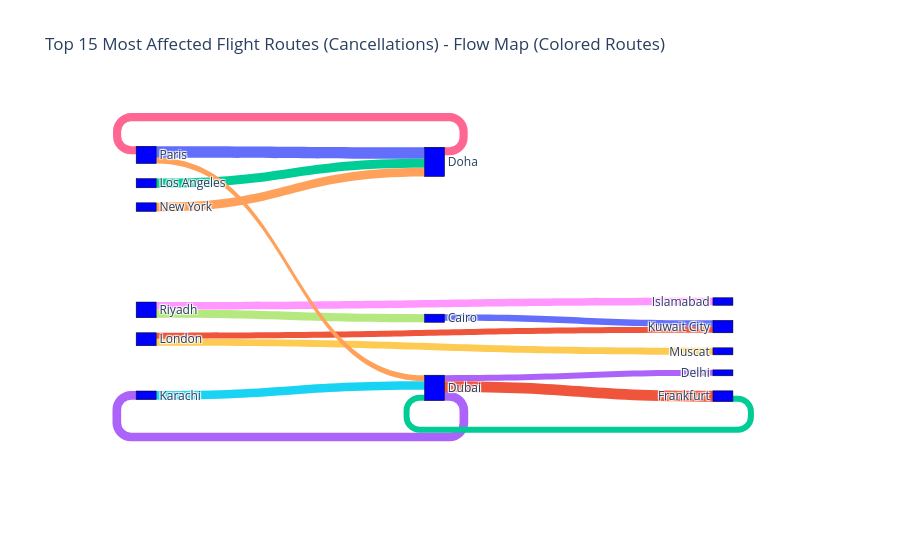

The cell this chart's notebook holds for it:
### Code cell
print("="*200)
print("Flight Cancellations top 10 routes")
print("="*200)

# flight cancellation for each origin
origin_count = flight_cancellation.groupby('origin')['flight_number'].count().reset_index(name='origin_count')
# flight cancellation for each destination
destination_count = flight_cancellation.groupby('destination')['flight_number'].count().reset_index(name='destination_count')

# calculating flight cancellation for origin and destination
origin_destination = pd.merge(origin_count, destination_count, left_on='origin', right_on='destination', how='outer')

# Map Flow (Sankey) for Top 15 Routes by Cancellation Count with Different Colors
import plotly.graph_objects as go
import plotly.colors as pc

# Prepare data: top 15 most affected routes
route_counts = (
    flight_cancellation.groupby(['origin', 'destination'])['flight_number']
    .count()
    .reset_index(name='cancellation_count')
    .sort_values(by='cancellation_count', ascending=False)
)
top_routes = route_counts.head(15)

# Create unique list of airports for node labels
unique_airports = list(set(top_routes['origin']).union(set(top_routes['destination'])))
label_index = {airport: idx for idx, airport in enumerate(unique_airports)}

# Sankey diagram source, target, value
sources = top_routes['origin'].map(label_index)
targets = top_routes['destination'].map(label_index)
values = top_routes['cancellation_count']

# Assign a different color for each route
route_colors = pc.qualitative.Plotly * ((len(top_routes) // len(pc.qualitative.Plotly)) + 1)
link_colors = route_colors[:len(top_routes)]

fig = go.Figure(data=[
    go.Sankey(
        node=dict(
            pad=15,
            thickness=20,
            line=dict(color="black", width=0.5),
            label=unique_airports,
            color="blue"
        ),
        link=dict(
            source=sources,
            target=targets,
            value=values,
            color=link_colors
        )
    )
])

fig.update_layout(title_text="Top 15 Most Affected Flight Routes (Cancellations) - Flow Map (Colored Routes)", font_size=12)
fig.show()

### Figure 1 — Plotly figure (JSON) as saved in the notebook; plotly's stock layout.template omitted (floating-point values rounded to 4 significant figures)
{"data": [{"link": {"color": ["#636EFA", "#EF553B", "#00CC96", "#AB63FA", "#FFA15A", "#19D3F3", "#FF6692", "#B6E880", "#FF97FF", "#FECB52", "#636EFA", "#EF553B", "#00CC96", "#AB63FA", "#FFA15A"], "source": [1, 6, 3, 6, 0, 2, 7, 8, 8, 13, 4, 13, 11, 6, 1], "target": [7, 11, 7, 2, 7, 6, 1, 4, 9, 12, 10, 10, 6, 5, 6], "value": [21, 20, 17, 16, 16, 16, 15, 15, 14, 13, 12, 11, 11, 11, 11]}, "node": {"color": "blue", "label": ["New York", "Paris", "Karachi", "Los Angeles", "Cairo", "Delhi", "Dubai", "Doha", "Riyadh", "Islamabad", "Kuwait City", "Frankfurt", "Muscat", "London"], "line": {"color": "black", "width": 0.5}, "pad": 15, "thickness": 20}, "type": "sankey"}], "layout": {"font": {"size": 12}, "title": {"text": "Top 15 Most Affected Flight Routes (Cancellations) - Flow Map (Colored Routes)"}}}
